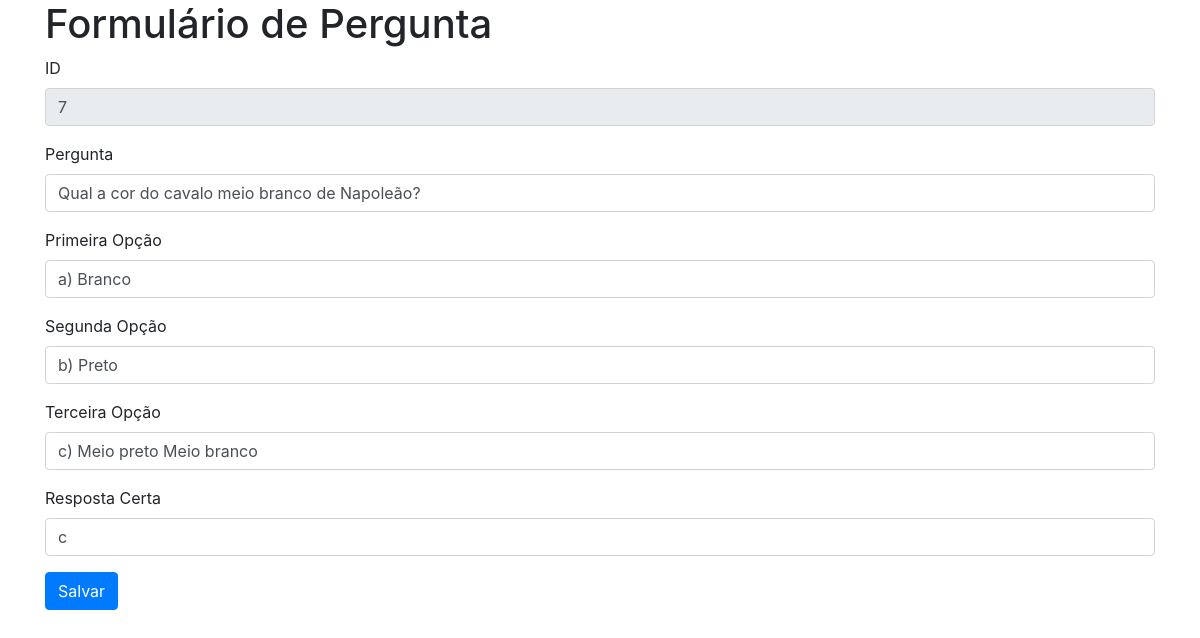
The app's page /editar.php?id=7 with its own data.
### tables this page shows
CREATE TABLE `questao` (
  `id` int(11) NOT NULL,
  `pergunta` varchar(100) NOT NULL,
  `opcao_a` varchar(100) NOT NULL,
  `opcao_b` varchar(100) NOT NULL,
  `opcao_c` varchar(100) NOT NULL,
  `resposta` char(1) NOT NULL
);

### editar.php (called while the page is built)
<?php
  include_once "funcao.php";
  $id = $_GET['id'];
  $questao = obterQuestaoById($id);
  include_once "formulario.php";
 ?>

### funcao.php (called while the page is built, shortened)
<?php
  function obterConexao() {
    $conexao = mysqli_connect("localhost", "root", "", "quiz");
    mysqli_set_charset($conexao, 'utf8');
    return $conexao;
  }
  function obterQuestaoById($id) {
    $conexao = obterConexao();
    $sql = "select * from questao where id=?";
    $sentenca = mysqli_prepare($conexao, $sql);
    mysqli_stmt_bind_param($sentenca, "i", $id);
    mysqli_stmt_execute($sentenca);
    $resultado = mysqli_stmt_get_result($sentenca);
    $questao = mysqli_fetch_array($resultado, MYSQLI_ASSOC);
    return $questao;
  }
 ?>

### formulario.php (the view, shortened to what this page needs)
<!DOCTYPE html>
<html lang="en" dir="ltr">
  <head>
    <link rel="stylesheet" href="https://stackpath.bootstrapcdn.com/bootstrap/4.3.1/css/bootstrap.min.css">
  </head>
  <body>
      <div class="container">
        <h1>Formulário de Pergunta</h1>
        <form action="salvar.php" method="post">
          <div class="form-group">
            <label for="id">ID</label>
            <input readonly type="text" class="form-control" id="id" name="id" value="<?php echo $questao['id'] ?>">
          </div>
          <div class="form-group">
            <label for="pergunta">Pergunta</label>
            <input type="text" class="form-control" id="pergunta" placeholder="Informe a pergunta" name="pergunta" value="<?php echo $questao['pergunta'] ?>">
          </div>
          <div class="form-group">
            <label for="opcao_a">Primeira Opção</label>
            <input type="text" class="form-control" id="opcao_a" placeholder="Informe a primeira opção" name="opcao_a"  value="<?php echo $questao['opcao_a'] ?>">
          </div>
          <div class="form-group">
            <label for="opcao_b">Segunda Opção</label>
            <input type="text" class="form-control" id="opcao_b" placeholder="Informe a segunda opção" name="opcao_b"  value="<?php echo $questao['opcao_b'] ?>">
          </div>
          <div class="form-group">
            <label for="opcao_c">Terceira Opção</label>
            <input type="text" class="form-control" id="opcao_c" placeholder="Informe a terceira opção" name="opcao_c"  value="<?php echo $questao['opcao_c'] ?>">
          </div>
          <div class="form-group">
            <label for="resposta">Resposta Certa</label>
            <input type="text" class="form-control" id="resposta" placeholder="Informe a resposta certa" name="resposta"  value="<?php echo $questao['resposta'] ?>">
          </div>
          <button type="submit" class="btn btn-primary">Salvar</button>
        </form>
      </div>
  </body>
</html>

### records on screen
questao: id "7", pergunta "Qual a cor do cavalo meio branco de Napoleão?", opcao_a "a) Branco", opcao_b "b) Preto", opcao_c "c) Meio preto Meio branco", resposta "c"
